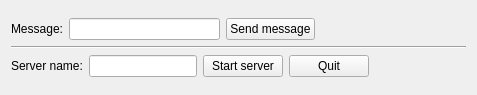
<?xml version="1.0" encoding="UTF-8"?>
<ui version="4.0">
 <class>Widget</class>
 <widget class="QWidget" name="Widget">
  <property name="geometry">
   <rect>
    <x>0</x>
    <y>0</y>
    <width>477</width>
    <height>95</height>
   </rect>
  </property>
  <property name="windowTitle">
   <string>Widget</string>
  </property>
  <layout class="QGridLayout" name="gridLayout">
   <item row="0" column="0">
    <layout class="QVBoxLayout" name="verticalLayout">
     <item>
      <layout class="QHBoxLayout" name="horizontalLayout">
       <item>
        <widget class="QLabel" name="label">
         <property name="text">
          <string>Message:</string>
         </property>
        </widget>
       </item>
       <item>
        <widget class="QLineEdit" name="txtMessage"/>
       </item>
       <item>
        <widget class="QPushButton" name="btnSendMessage">
         <property name="text">
          <string>Send message</string>
         </property>
        </widget>
       </item>
       <item>
        <spacer name="horizontalSpacer_2">
         <property name="orientation">
          <enum>Qt::Horizontal</enum>
         </property>
         <property name="sizeHint" stdset="0">
          <size>
           <width>40</width>
           <height>20</height>
          </size>
         </property>
        </spacer>
       </item>
      </layout>
     </item>
     <item>
      <widget class="Line" name="line">
       <property name="orientation">
        <enum>Qt::Horizontal</enum>
       </property>
      </widget>
     </item>
     <item>
      <layout class="QHBoxLayout" name="horizontalLayout_2">
       <item>
        <widget class="QLabel" name="label_2">
         <property name="text">
          <string>Server name:</string>
         </property>
        </widget>
       </item>
       <item>
        <widget class="QLineEdit" name="txtServerName"/>
       </item>
       <item>
        <widget class="QPushButton" name="btnStartServer">
         <property name="text">
          <string>Start server</string>
         </property>
        </widget>
       </item>
       <item>
        <widget class="QPushButton" name="btnQuit">
         <property name="text">
          <string>Quit</string>
         </property>
        </widget>
       </item>
       <item>
        <spacer name="horizontalSpacer">
         <property name="orientation">
          <enum>Qt::Horizontal</enum>
         </property>
         <property name="sizeHint" stdset="0">
          <size>
           <width>40</width>
           <height>20</height>
          </size>
         </property>
        </spacer>
       </item>
      </layout>
     </item>
    </layout>
   </item>
  </layout>
 </widget>
 <layoutdefault spacing="6" margin="11"/>
 <resources/>
 <connections/>
</ui>
